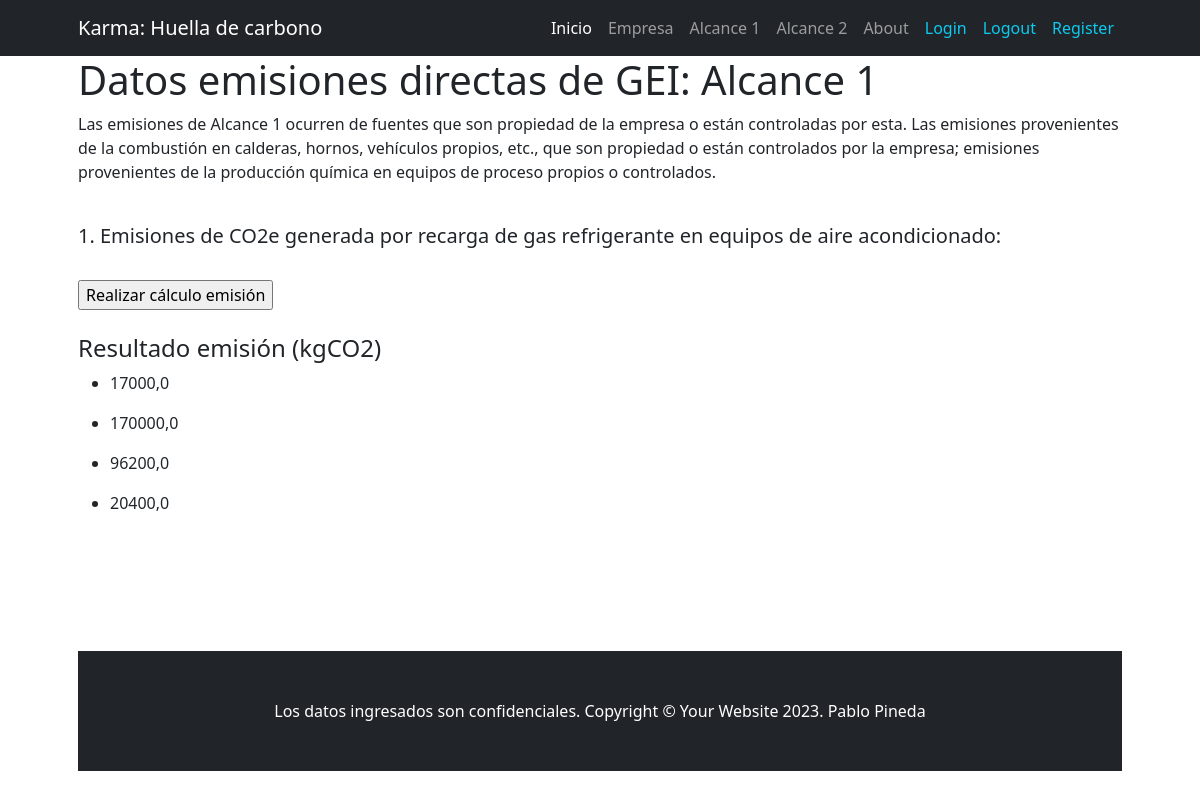
The app's page /mostrar-resultados/, older data.
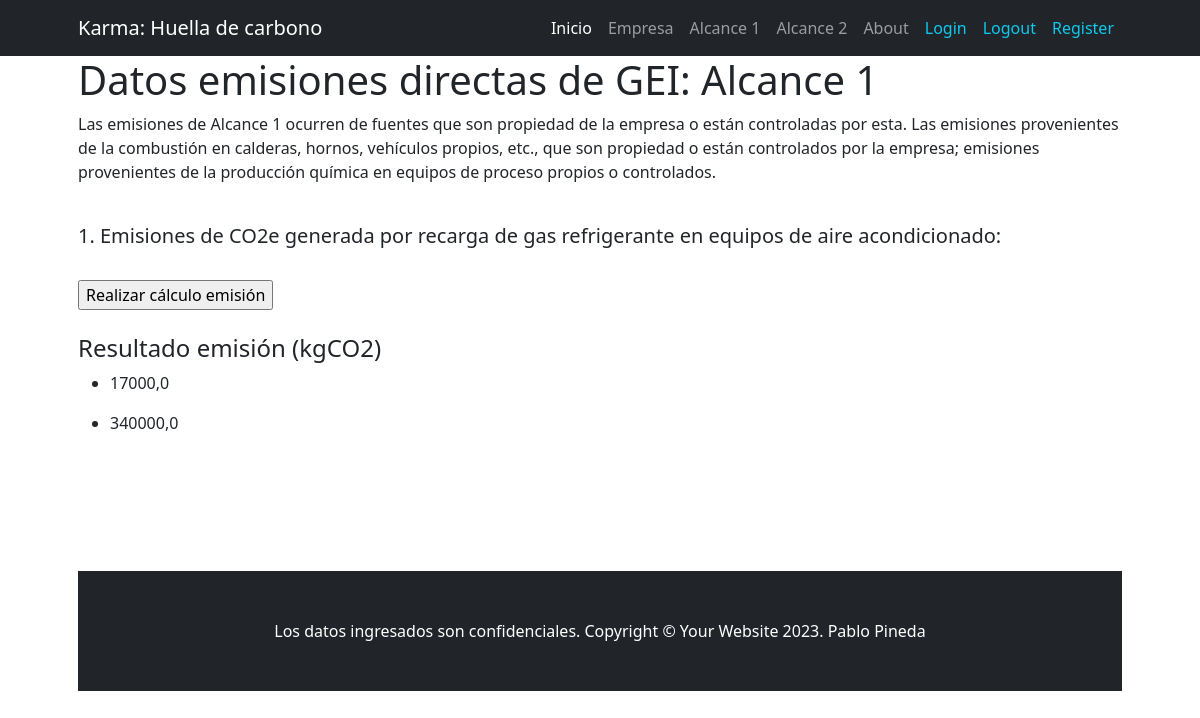
The same page, newer data.
### apps/home/models.py (models this page shows, shortened)
class ResultadoEmisionGasRefrigerante(models.Model):
    valor = models.FloatField()
    class Meta:
        verbose_name = 'Emisión de Gas Refrigerante (KgCO2)'
        verbose_name_plural = 'Emisioes de Gases Refrigerantes (KgCO2)'

### apps/home/views.py (the view)
# urls.py: path('mostrar-resultados/', views.mostrar_resultados, name='mostrar_resultados'),
def mostrar_resultados(request):
    factor_emision = models.ResultadoEmisionGasRefrigerante.objects.all()
    return render(request, 'home/calculo_emision_refrigerante.html', {'factor_emision': factor_emision})

### apps/home/templates/home/calculo_emision_refrigerante.html
{% extends 'home/crear_alcance1.html' %}
{% block content_alcance1 %}
    <h4>Resultado emisión (kgCO2)</h4>
    {% for factor in factor_emision %}
       <ul>
            <li>{{ factor.valor }}</li>
        </ul>
    {% endfor %}
{% endblock content_alcance1 %}

Row changes from the older to the newer data that the page shows:
removed ResultadoEmisionGasRefrigerante: valor "96200,0"
removed ResultadoEmisionGasRefrigerante: valor "20400,0"
changed ResultadoEmisionGasRefrigerante (number 2 of 2 on the later page): valor "170000,0" → "340000,0"
